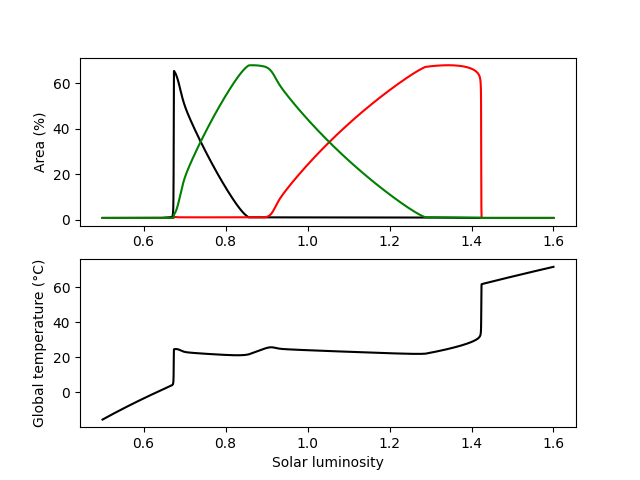

Generate this figure with Python:
import numpy as np
import matplotlib.pyplot as plt

temp_min = 278.15
temp_max = 313.15
temp_opt = 295.65
albedo_barren = 0.5
albedo_white = 0.75
albedo_black = 0.25
albedo_3 = 0.5
area_white = 0.01
area_black = 0.01
area_3 = 0.01
death_rate = 0.3
S = 1000
sigma = 5.67032e-8
insul = 0.12

if __name__ == '__main__':

    luminosity = np.arange(0.5, 1.6, 0.0001)
    area_black_a = np.zeros_like(luminosity)
    area_white_a = np.zeros_like(luminosity)
    area_3_a = np.zeros_like(luminosity)
    temp_planet_a = np.zeros_like(luminosity)
    
    for j, lum in enumerate(luminosity):

        if area_black < 0.01:
            area_black = 0.01
        if area_white < 0.01:
            area_white = 0.01
        if area_3 < 0.01:
            area_3 = 0.01
        area_barren = 1 - (area_black + area_white + area_3)

        albedo_planet = (area_black * albedo_black + area_white * albedo_white +  area_3 * albedo_3 + area_barren * albedo_barren)
        temp_planet = (lum*S*(1-albedo_planet)/sigma)**(0.25)
        temp_black = (insul*lum*S/sigma*(albedo_planet-albedo_black) + temp_planet**4)**(0.25)
        temp_white = (insul*lum*S/sigma*(albedo_planet-albedo_white) + temp_planet**4)**(0.25)
        temp_3 = (insul*lum*S/sigma*(albedo_planet-albedo_3) + temp_planet**4)**(0.25)

        if (temp_black >= temp_min and temp_black <= temp_max):
           birth_black = 1 - 0.003265*(temp_opt-temp_black)**2
        else:
            birth_black = 0
        if (temp_white >= temp_min and temp_white <= temp_max):
            birth_white = 1 - 0.003265*(temp_opt-temp_white)**2
        else:
            birth_white = 0
        if (temp_3 >= temp_min and temp_3 <= temp_max):
            birth_3 = 1 - 0.003265*(temp_opt-temp_3)**2
        else:
            birth_3 = 0

        area_black += area_black*(birth_black*area_barren-death_rate)
        area_white += area_white*(birth_white*area_barren-death_rate)
        area_3 += area_3*(birth_3*area_barren-death_rate)

        area_black_a[j] = area_black
        area_white_a[j] = area_white
        area_3_a[j] = area_3
        temp_planet_a[j] = temp_planet

    fig, ax = plt.subplots(2, 1)
    ax[0].plot(luminosity, 100*area_black_a, color='black')
    ax[0].plot(luminosity, 100*area_white_a, color='red')
    ax[0].plot(luminosity, 100*area_3_a, color='green')
    ax[0].set_ylabel('Area (%)')

    ax[1].plot(luminosity, temp_planet_a-273.15, color='black')
    ax[1].set_xlabel('Solar luminosity')
    ax[1].set_ylabel('Global temperature (°C)')
    plt.savefig('DW_3.png')
